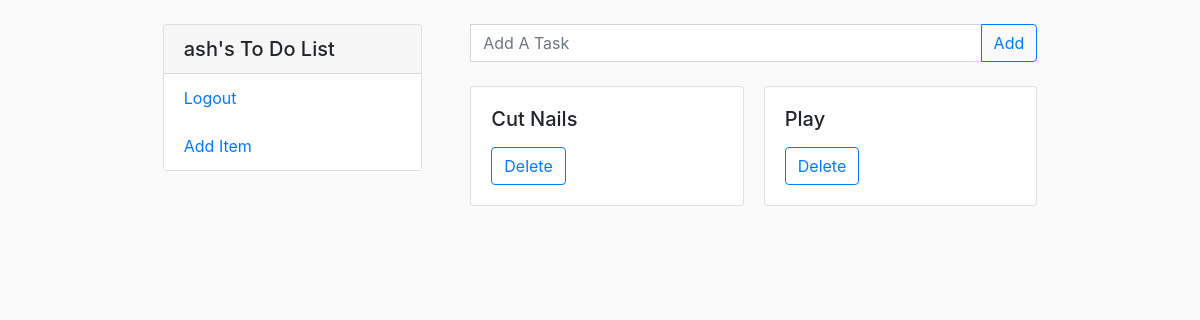
Before: / (signed in) with the older database file.
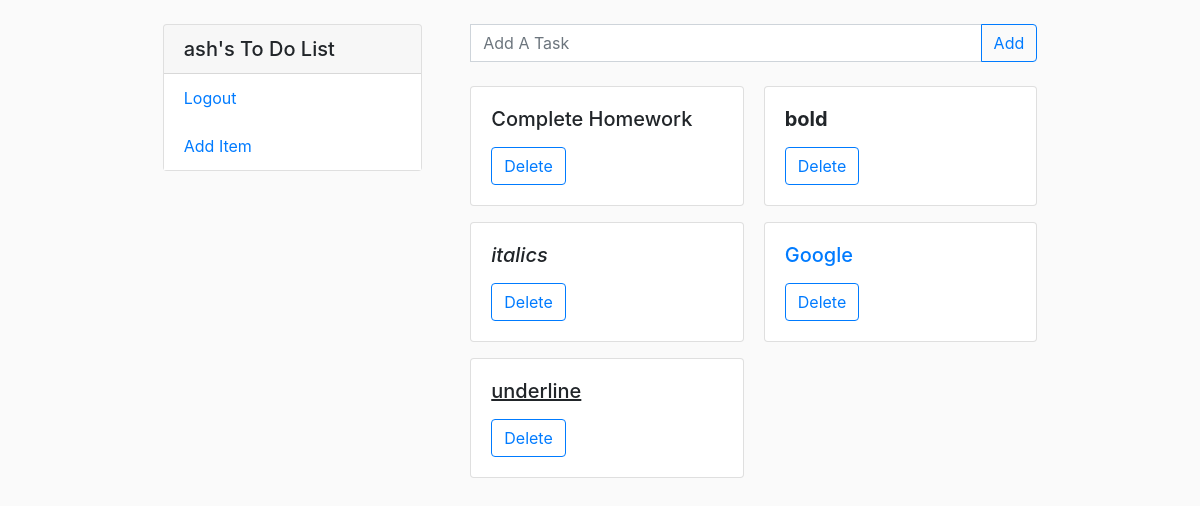
After: the same page with the newer database file.
### todo/models.py (models this page shows)
class TodoItem(models.Model):
    content = models.TextField()
    user = models.ForeignKey(User,on_delete=models.CASCADE, related_name='item')

### todo/views.py (the view)
# urls.py: path('', views.todoView, name="todo-home"),
@login_required
def todoView(request):
    u = User.objects.get(username=request.user)
    items = u.item.all()
    context = {
        'items': items
    }
    return render(request, 'todo/home.html', context)

### todo/templates/todo/home.html (shortened to what this page needs)
{% extends "base.html" %}
{% block content %}
<div class="row justify-content-center mt-4">
    <div class="col-md-3 mb-3 px-4">
        <div class="card">
            <h5 class="card-header"> {{ user }}'s To Do List </h5>
            <div class="card-body p-0">
                <ul class="list-group list-group-flush">
                    <a class="artificial-link" href="{% url 'logout' %}">
                        <li class="list-group-item border-0">Logout</li>
                    </a>
                    <li class="list-group-item border-0 artificial-link">Add Item</li>
                </ul>
            </div>
        </div>
    </div>
    <div class="col-md-6 px-4">
        <form class="mx-auto form-inline input-group mb-4" action="{% url 'add-item' %}" method="POST">
            <input class="form-control" type="text" placeholder="Add A Task" name="content">
            <div class="input-group-append">
                <button class="btn btn-outline-primary" type="submit">Add</button>
            </div>
        </form>
        <div class="card-columns">
            {% for item in items %}
            <div class="card mb-3">
                <div class="card-body">
                    <h5 class="card-title">{{item.content|safe}}</h5>
                    <form action="/deleteItem/{{item.id}}/" style="display: inline;" method="POST">
                        <button class="btn btn-outline-primary" type="submit">Delete</button>
                    </form>
                </div>
            </div>
            {% endfor %}
        </div>
    </div>
</div>
{% endblock content %}

### django_project/templates/base.html (shortened to what this page needs)
{% load static %}
<!DOCTYPE html>
<html>
    <head>
        <link rel="stylesheet" href="https://stackpath.bootstrapcdn.com/bootstrap/4.5.2/css/bootstrap.min.css"
>
        <link rel="stylesheet" type="text/css" href="{% static 'css/style.css' %}">
    </head>
    <body>
        {% block content %}
        {% endblock content %}
    </body>
</html>

### django_project/static/css/style.css (style rules this page uses)
html, body { background-color: #fafafa; max-width: 100%; overflow-x: hidden; }
.list-group-item { color: var(--primary); }
.artificial-link { text-decoration: none !important; }
@media (min-width: 34em) { .card-columns { -webkit-column-count: 2; -moz-column-count: 2; column-count: 2; } }
@media (min-width: 48em) { .card-columns { -webkit-column-count: 1; -moz-column-count: 1; column-count: 1; } }
@media (min-width: 62em) { .card-columns { -webkit-column-count: 2; -moz-column-count: 2; column-count: 2; } }

Changed rows visible on the page:
removed TodoItem: content "Cut Nails"
removed TodoItem: content "Play"
added TodoItem: content "Complete Homework"
added TodoItem: content "italics"
added TodoItem: content "underline"
added TodoItem: content "bold"
added TodoItem: content "Google"
